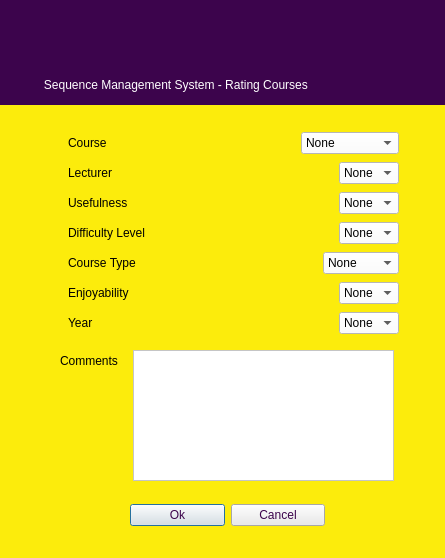
<?xml version="1.0" encoding="UTF-8"?>
<ui version="4.0">
 <class>Ratingdialog</class>
 <widget class="QDialog" name="Ratingdialog">
  <property name="geometry">
   <rect>
    <x>0</x>
    <y>0</y>
    <width>445</width>
    <height>558</height>
   </rect>
  </property>
  <property name="minimumSize">
   <size>
    <width>445</width>
    <height>558</height>
   </size>
  </property>
  <property name="maximumSize">
   <size>
    <width>445</width>
    <height>558</height>
   </size>
  </property>
  <property name="windowTitle">
   <string>Ratingdialog</string>
  </property>
  <property name="styleSheet">
   <string notr="true">background-color: rgb(252, 236, 12);</string>
  </property>
  <widget class="QLabel" name="label_3">
   <property name="geometry">
    <rect>
     <x>0</x>
     <y>0</y>
     <width>451</width>
     <height>71</height>
    </rect>
   </property>
   <property name="styleSheet">
    <string notr="true">image: url(:/Images/Images/ublogo.png);
background-color: rgb(60, 4, 76);</string>
   </property>
   <property name="text">
    <string/>
   </property>
  </widget>
  <widget class="QLabel" name="label_4">
   <property name="geometry">
    <rect>
     <x>-6</x>
     <y>64</y>
     <width>461</width>
     <height>41</height>
    </rect>
   </property>
   <property name="styleSheet">
    <string notr="true">color: rgb(255, 255, 255);
background-color: rgb(60, 4, 76);</string>
   </property>
   <property name="text">
    <string>               Sequence Management System - Rating Courses</string>
   </property>
  </widget>
  <widget class="QWidget" name="layoutWidget">
   <property name="geometry">
    <rect>
     <x>130</x>
     <y>500</y>
     <width>195</width>
     <height>30</height>
    </rect>
   </property>
   <layout class="QHBoxLayout" name="horizontalLayout_3">
    <item>
     <widget class="QPushButton" name="okButton">
      <property name="styleSheet">
       <string notr="true">color: rgb(60, 4, 76);
background-color: rgb(234, 234, 234);</string>
      </property>
      <property name="text">
       <string>Ok</string>
      </property>
     </widget>
    </item>
    <item>
     <widget class="QPushButton" name="cancelButton">
      <property name="styleSheet">
       <string notr="true">color: rgb(60, 4, 76);
background-color: rgb(234, 234, 234);</string>
      </property>
      <property name="text">
       <string>Cancel</string>
      </property>
     </widget>
    </item>
   </layout>
  </widget>
  <widget class="QTextEdit" name="textEdit">
   <property name="geometry">
    <rect>
     <x>133</x>
     <y>350</y>
     <width>261</width>
     <height>131</height>
    </rect>
   </property>
   <property name="styleSheet">
    <string notr="true">background-color: rgb(255, 255, 255);</string>
   </property>
  </widget>
  <widget class="QLabel" name="chooseSequenceLabel_8">
   <property name="geometry">
    <rect>
     <x>60</x>
     <y>350</y>
     <width>71</width>
     <height>22</height>
    </rect>
   </property>
   <property name="text">
    <string>Comments</string>
   </property>
  </widget>
  <widget class="QWidget" name="">
   <property name="geometry">
    <rect>
     <x>68</x>
     <y>130</y>
     <width>331</width>
     <height>212</height>
    </rect>
   </property>
   <layout class="QGridLayout" name="gridLayout">
    <item row="0" column="0">
     <layout class="QHBoxLayout" name="horizontalLayout">
      <item>
       <widget class="QLabel" name="chooseSequenceLabel">
        <property name="text">
         <string>Course</string>
        </property>
       </widget>
      </item>
      <item>
       <spacer name="horizontalSpacer">
        <property name="orientation">
         <enum>Qt::Horizontal</enum>
        </property>
        <property name="sizeHint" stdset="0">
         <size>
          <width>98</width>
          <height>20</height>
         </size>
        </property>
       </spacer>
      </item>
      <item>
       <widget class="QComboBox" name="CourseComboBox">
        <property name="styleSheet">
         <string notr="true">background-color: rgb(255, 255, 255);</string>
        </property>
        <item>
         <property name="text">
          <string>None</string>
         </property>
        </item>
        <item>
         <property name="text">
          <string>CMPS1134</string>
         </property>
        </item>
        <item>
         <property name="text">
          <string>CMPS1131</string>
         </property>
        </item>
        <item>
         <property name="text">
          <string>MATH1151</string>
         </property>
        </item>
        <item>
         <property name="text">
          <string>MATH1201</string>
         </property>
        </item>
        <item>
         <property name="text">
          <string>ENGL1014</string>
         </property>
        </item>
        <item>
         <property name="text">
          <string>CMSP1171</string>
         </property>
        </item>
        <item>
         <property name="text">
          <string>CMPS1232</string>
         </property>
        </item>
        <item>
         <property name="text">
          <string>CMPS1211</string>
         </property>
        </item>
        <item>
         <property name="text">
          <string>PHIL1014</string>
         </property>
        </item>
        <item>
         <property name="text">
          <string>MATH1302</string>
         </property>
        </item>
        <item>
         <property name="text">
          <string>ENG1025</string>
         </property>
        </item>
        <item>
         <property name="text">
          <string>PHYS1015</string>
         </property>
        </item>
        <item>
         <property name="text">
          <string>PHYS1015L</string>
         </property>
        </item>
        <item>
         <property name="text">
          <string>CMPS2131</string>
         </property>
        </item>
        <item>
         <property name="text">
          <string>CMPS2111</string>
         </property>
        </item>
        <item>
         <property name="text">
          <string>CMPS2151</string>
         </property>
        </item>
        <item>
         <property name="text">
          <string>CMPS2242</string>
         </property>
        </item>
        <item>
         <property name="text">
          <string>ENGL1035</string>
         </property>
        </item>
        <item>
         <property name="text">
          <string>MATH2201</string>
         </property>
        </item>
        <item>
         <property name="text">
          <string>CMPS2212</string>
         </property>
        </item>
        <item>
         <property name="text">
          <string>CMPS2232</string>
         </property>
        </item>
        <item>
         <property name="text">
          <string>MGMT1014</string>
         </property>
        </item>
        <item>
         <property name="text">
          <string>PSYC1014</string>
         </property>
        </item>
        <item>
         <property name="text">
          <string>HIST1014</string>
         </property>
        </item>
        <item>
         <property name="text">
          <string>CMPS1192</string>
         </property>
        </item>
        <item>
         <property name="text">
          <string>CMPS2992</string>
         </property>
        </item>
        <item>
         <property name="text">
          <string>SOCL1014</string>
         </property>
        </item>
        <item>
         <property name="text">
          <string>SPAN1025</string>
         </property>
        </item>
        <item>
         <property name="text">
          <string>ECON1014</string>
         </property>
        </item>
       </widget>
      </item>
     </layout>
    </item>
    <item row="1" column="0">
     <layout class="QHBoxLayout" name="horizontalLayout_2">
      <item>
       <widget class="QLabel" name="chooseSequenceLabel_2">
        <property name="text">
         <string>Lecturer</string>
        </property>
       </widget>
      </item>
      <item>
       <spacer name="horizontalSpacer_2">
        <property name="orientation">
         <enum>Qt::Horizontal</enum>
        </property>
        <property name="sizeHint" stdset="0">
         <size>
          <width>98</width>
          <height>20</height>
         </size>
        </property>
       </spacer>
      </item>
      <item>
       <widget class="QComboBox" name="LecturerComboBox">
        <property name="styleSheet">
         <string notr="true">background-color: rgb(255, 255, 255);</string>
        </property>
        <item>
         <property name="text">
          <string>None</string>
         </property>
        </item>
       </widget>
      </item>
     </layout>
    </item>
    <item row="2" column="0">
     <layout class="QHBoxLayout" name="horizontalLayout_4">
      <item>
       <widget class="QLabel" name="chooseSequenceLabel_3">
        <property name="text">
         <string>Usefulness</string>
        </property>
       </widget>
      </item>
      <item>
       <spacer name="horizontalSpacer_3">
        <property name="orientation">
         <enum>Qt::Horizontal</enum>
        </property>
        <property name="sizeHint" stdset="0">
         <size>
          <width>98</width>
          <height>20</height>
         </size>
        </property>
       </spacer>
      </item>
      <item>
       <widget class="QComboBox" name="UsefulnessComboBox">
        <property name="styleSheet">
         <string notr="true">background-color: rgb(255, 255, 255);</string>
        </property>
        <item>
         <property name="text">
          <string>None</string>
         </property>
        </item>
        <item>
         <property name="text">
          <string>1</string>
         </property>
        </item>
        <item>
         <property name="text">
          <string>2</string>
         </property>
        </item>
        <item>
         <property name="text">
          <string>3</string>
         </property>
        </item>
        <item>
         <property name="text">
          <string>4</string>
         </property>
        </item>
        <item>
         <property name="text">
          <string>5</string>
         </property>
        </item>
       </widget>
      </item>
     </layout>
    </item>
    <item row="3" column="0">
     <layout class="QHBoxLayout" name="horizontalLayout_5">
      <item>
       <widget class="QLabel" name="chooseSequenceLabel_4">
        <property name="text">
         <string>Difficulty Level</string>
        </property>
       </widget>
      </item>
      <item>
       <spacer name="horizontalSpacer_4">
        <property name="orientation">
         <enum>Qt::Horizontal</enum>
        </property>
        <property name="sizeHint" stdset="0">
         <size>
          <width>78</width>
          <height>20</height>
         </size>
        </property>
       </spacer>
      </item>
      <item>
       <widget class="QComboBox" name="DifficultyComboBox">
        <property name="styleSheet">
         <string notr="true">background-color: rgb(255, 255, 255);</string>
        </property>
        <item>
         <property name="text">
          <string>None</string>
         </property>
        </item>
        <item>
         <property name="text">
          <string>1</string>
         </property>
        </item>
        <item>
         <property name="text">
          <string>2</string>
         </property>
        </item>
        <item>
         <property name="text">
          <string>3</string>
         </property>
        </item>
        <item>
         <property name="text">
          <string>4</string>
         </property>
        </item>
        <item>
         <property name="text">
          <string>5</string>
         </property>
        </item>
       </widget>
      </item>
     </layout>
    </item>
    <item row="4" column="0">
     <layout class="QHBoxLayout" name="horizontalLayout_6">
      <item>
       <widget class="QLabel" name="chooseSequenceLabel_5">
        <property name="text">
         <string>Course Type</string>
        </property>
       </widget>
      </item>
      <item>
       <spacer name="horizontalSpacer_5">
        <property name="orientation">
         <enum>Qt::Horizontal</enum>
        </property>
        <property name="sizeHint" stdset="0">
         <size>
          <width>78</width>
          <height>20</height>
         </size>
        </property>
       </spacer>
      </item>
      <item>
       <widget class="QComboBox" name="CourseTypeComboBox_2">
        <property name="styleSheet">
         <string notr="true">background-color: rgb(255, 255, 255);</string>
        </property>
        <item>
         <property name="text">
          <string>None</string>
         </property>
        </item>
        <item>
         <property name="text">
          <string>Practical</string>
         </property>
        </item>
        <item>
         <property name="text">
          <string>Theory</string>
         </property>
        </item>
       </widget>
      </item>
     </layout>
    </item>
    <item row="5" column="0">
     <layout class="QHBoxLayout" name="horizontalLayout_7">
      <item>
       <widget class="QLabel" name="chooseSequenceLabel_6">
        <property name="text">
         <string>Enjoyability</string>
        </property>
       </widget>
      </item>
      <item>
       <spacer name="horizontalSpacer_6">
        <property name="orientation">
         <enum>Qt::Horizontal</enum>
        </property>
        <property name="sizeHint" stdset="0">
         <size>
          <width>78</width>
          <height>20</height>
         </size>
        </property>
       </spacer>
      </item>
      <item>
       <widget class="QComboBox" name="EnjoyabilityComboBox_3">
        <property name="styleSheet">
         <string notr="true">background-color: rgb(255, 255, 255);</string>
        </property>
        <item>
         <property name="text">
          <string>None</string>
         </property>
        </item>
        <item>
         <property name="text">
          <string>1</string>
         </property>
        </item>
        <item>
         <property name="text">
          <string>2</string>
         </property>
        </item>
        <item>
         <property name="text">
          <string>3</string>
         </property>
        </item>
        <item>
         <property name="text">
          <string>4</string>
         </property>
        </item>
        <item>
         <property name="text">
          <string>5</string>
         </property>
        </item>
       </widget>
      </item>
     </layout>
    </item>
    <item row="6" column="0">
     <layout class="QHBoxLayout" name="horizontalLayout_8">
      <item>
       <widget class="QLabel" name="chooseSequenceLabel_7">
        <property name="text">
         <string>Year</string>
        </property>
       </widget>
      </item>
      <item>
       <spacer name="horizontalSpacer_9">
        <property name="orientation">
         <enum>Qt::Horizontal</enum>
        </property>
        <property name="sizeHint" stdset="0">
         <size>
          <width>98</width>
          <height>20</height>
         </size>
        </property>
       </spacer>
      </item>
      <item>
       <widget class="QComboBox" name="YearComboBox">
        <property name="styleSheet">
         <string notr="true">background-color: rgb(255, 255, 255);</string>
        </property>
        <item>
         <property name="text">
          <string>None</string>
         </property>
        </item>
        <item>
         <property name="text">
          <string>2010</string>
         </property>
        </item>
        <item>
         <property name="text">
          <string>2011</string>
         </property>
        </item>
        <item>
         <property name="text">
          <string>2012</string>
         </property>
        </item>
        <item>
         <property name="text">
          <string>2013</string>
         </property>
        </item>
        <item>
         <property name="text">
          <string>2014</string>
         </property>
        </item>
        <item>
         <property name="text">
          <string>2015</string>
         </property>
        </item>
        <item>
         <property name="text">
          <string>2016</string>
         </property>
        </item>
        <item>
         <property name="text">
          <string>2017</string>
         </property>
        </item>
        <item>
         <property name="text">
          <string>2018</string>
         </property>
        </item>
        <item>
         <property name="text">
          <string>2019</string>
         </property>
        </item>
        <item>
         <property name="text">
          <string>2020</string>
         </property>
        </item>
        <item>
         <property name="text">
          <string>2021</string>
         </property>
        </item>
       </widget>
      </item>
     </layout>
    </item>
   </layout>
  </widget>
 </widget>
 <resources/>
 <connections/>
</ui>
